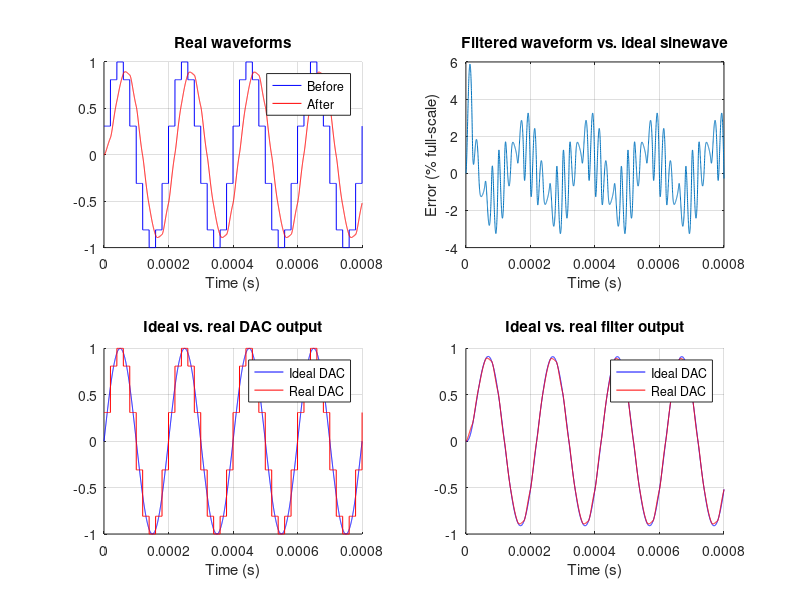

The MATLAB script that drew this image:
% Simulates effect of a 2-pole DAC reconstruction filter on a sinewave

% Requires 'control' package from Octave Forge (https://octave.sourceforge.io)
pkg load control

filter_poles = [-2*pi*16E3 -2*pi*16E3];	% filter pole locations (rad/sec)
num_cycles = 4;		% number of sinewave cycles to display
freq = 5E3;			% sinewave frequency (Hz)
dac_timestep = 20E-6;	% time step resolution (sec) for DAC

cont_timestep = dac_timestep/100;	% time step resolution (sec) for simulating continuous-time filter
t = [0:cont_timestep:num_cycles/freq];	% time points for simulation

% Show what the DAC waveforms (before the filter) and the filter output (after the filter) will look like
dac_output = sin(2*pi*freq*(t - mod(t, dac_timestep) + dac_timestep/2));	% output steps from DAC
filter = zpk([], filter_poles, prod(abs(filter_poles)));
[filter_output filter_output_t] = lsim(filter, dac_output, t);		% pass the DAC output through the filter

% Now feed an ideal sinewave through the filter, to compare it with the output waveform so that we can
% show the normalized error at each point between the output and a perfect sinewave
dac_output_ideal = sin(2*pi*freq*t);	% same as before, but not quantized in time
[filter_output_ideal filter_output_ideal_t] = lsim(filter, dac_output_ideal, t);
error_norm = (filter_output - filter_output_ideal)/max(filter_output_ideal);	% difference between the two outputs, normalized by the output amplitude

% Calculate the phase shift and amplitude attenuation added by the filter
H = freqresp(filter, 2*pi*freq);
filter_atten = 100*(1-abs(H));	% attenuation in %
filter_phase = -rad2deg(angle(H));	% phase delay in degrees
printf("Filter attenuates by %.1f %% and delays by %.1f degrees\n", filter_atten, filter_phase);

% Finally plot everything
close all
% real waveforms
subplot(2,2,1)
hold on
plot(t, dac_output, 'b;Before;');
plot(t, filter_output, 'r;After;');
title("Real waveforms");
xlabel("Time (s)");
legend show
grid on
% error
subplot(2,2,2)
plot(t, error_norm * 100);
title("Filtered waveform vs. ideal sinewave");
xlabel("Time (s)");
ylabel("Error (% full-scale)");
grid on
% ideal vs. real DAC output
subplot(2,2,3)
hold on
plot(t, dac_output_ideal, 'b;Ideal DAC;');
plot(t, dac_output, 'r;Real DAC;');
hold off
title("Ideal vs. real DAC output");
xlabel("Time (s)");
legend show
grid on
% ideal vs. real filter output
subplot(2,2,4)
hold on
plot(t, filter_output_ideal, 'b;Ideal DAC;');
plot(t, filter_output, 'r;Real DAC;');
title("Ideal vs. real filter output");
xlabel("Time (s)");
legend show
grid on
